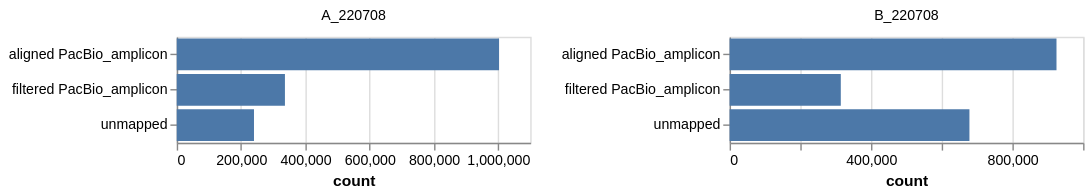

Vega-Lite specification stored for this chart:
### Vega-Lite specification from a JSON file in a GitHub repository (floating-point values rounded to 4 significant figures)
{"config": {"view": {"continuousWidth": 300, "continuousHeight": 300}}, "data": {"values": [{"category": "aligned PacBio_amplicon", "count": 1002852, "pacbioRun": "A_220708", "library": "A"}, {"category": "filtered PacBio_amplicon", "count": 336647, "pacbioRun": "A_220708", "library": "A"}, {"category": "unmapped", "count": 240348, "pacbioRun": "A_220708", "library": "A"}, {"category": "aligned PacBio_amplicon", "count": 924683, "pacbioRun": "B_220708", "library": "B"}, {"category": "filtered PacBio_amplicon", "count": 314493, "pacbioRun": "B_220708", "library": "B"}, {"category": "unmapped", "count": 678394, "pacbioRun": "B_220708", "library": "B"}]}, "mark": "bar", "encoding": {"facet": {"columns": 2, "field": "pacbioRun", "title": null, "type": "nominal"}, "tooltip": [{"field": "category", "type": "nominal"}, {"field": "count", "type": "quantitative"}, {"field": "pacbioRun", "type": "nominal"}, {"field": "library", "type": "nominal"}], "x": {"field": "count", "type": "quantitative"}, "y": {"axis": {"title": null}, "field": "category", "type": "nominal"}}, "height": 75, "resolve": {"scale": {"x": "independent", "y": "independent"}}, "width": 250, "$schema": "https://vega.github.io/schema/vega-lite/v5.json"}
